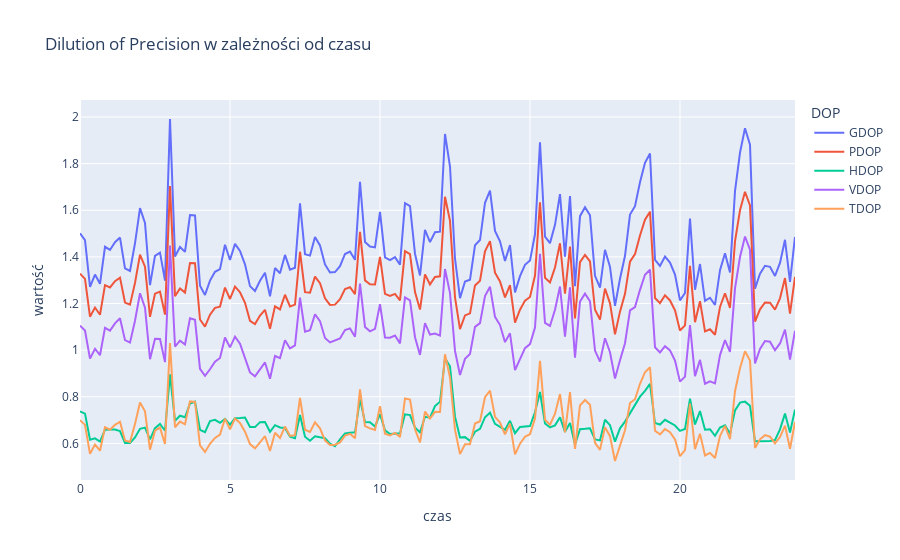

Here is the notebook cell this chart was saved with:
### Code cell
fig = px.line(dops_df, x='czas', y='wartość', color='DOP', title='Dilution of Precision w zależności od czasu')
fig.show()

### Figure 1 — Plotly figure (JSON) as saved in the notebook; plotly's stock layout.template omitted (floating-point values rounded to 4 significant figures; data arrays with more than 128 entries replaced by an {"elided": "..."} marker saying what was removed)
{"data": [{"hovertemplate": "DOP=GDOP<br>czas=%{x}<br>wartość=%{y}<extra></extra>", "legendgroup": "GDOP", "line": {"color": "#636efa", "dash": "solid"}, "marker": {"symbol": "circle"}, "mode": "lines", "name": "GDOP", "orientation": "v", "showlegend": true, "type": "scatter", "x": {"elided": "144 float values"}, "xaxis": "x", "y": {"elided": "144 float values"}, "yaxis": "y"}, {"hovertemplate": "DOP=PDOP<br>czas=%{x}<br>wartość=%{y}<extra></extra>", "legendgroup": "PDOP", "line": {"color": "#EF553B", "dash": "solid"}, "marker": {"symbol": "circle"}, "mode": "lines", "name": "PDOP", "orientation": "v", "showlegend": true, "type": "scatter", "x": {"elided": "144 float values"}, "xaxis": "x", "y": {"elided": "144 float values"}, "yaxis": "y"}, {"hovertemplate": "DOP=HDOP<br>czas=%{x}<br>wartość=%{y}<extra></extra>", "legendgroup": "HDOP", "line": {"color": "#00cc96", "dash": "solid"}, "marker": {"symbol": "circle"}, "mode": "lines", "name": "HDOP", "orientation": "v", "showlegend": true, "type": "scatter", "x": {"elided": "144 float values"}, "xaxis": "x", "y": {"elided": "144 float values"}, "yaxis": "y"}, {"hovertemplate": "DOP=VDOP<br>czas=%{x}<br>wartość=%{y}<extra></extra>", "legendgroup": "VDOP", "line": {"color": "#ab63fa", "dash": "solid"}, "marker": {"symbol": "circle"}, "mode": "lines", "name": "VDOP", "orientation": "v", "showlegend": true, "type": "scatter", "x": {"elided": "144 float values"}, "xaxis": "x", "y": {"elided": "144 float values"}, "yaxis": "y"}, {"hovertemplate": "DOP=TDOP<br>czas=%{x}<br>wartość=%{y}<extra></extra>", "legendgroup": "TDOP", "line": {"color": "#FFA15A", "dash": "solid"}, "marker": {"symbol": "circle"}, "mode": "lines", "name": "TDOP", "orientation": "v", "showlegend": true, "type": "scatter", "x": {"elided": "144 float values"}, "xaxis": "x", "y": {"elided": "144 float values"}, "yaxis": "y"}], "layout": {"legend": {"title": {"text": "DOP"}, "tracegroupgap": 0}, "title": {"text": "Dilution of Precision w zależności od czasu"}, "xaxis": {"anchor": "y", "domain": [0, 1], "title": {"text": "czas"}}, "yaxis": {"anchor": "x", "domain": [0, 1], "title": {"text": "wartość"}}}}
